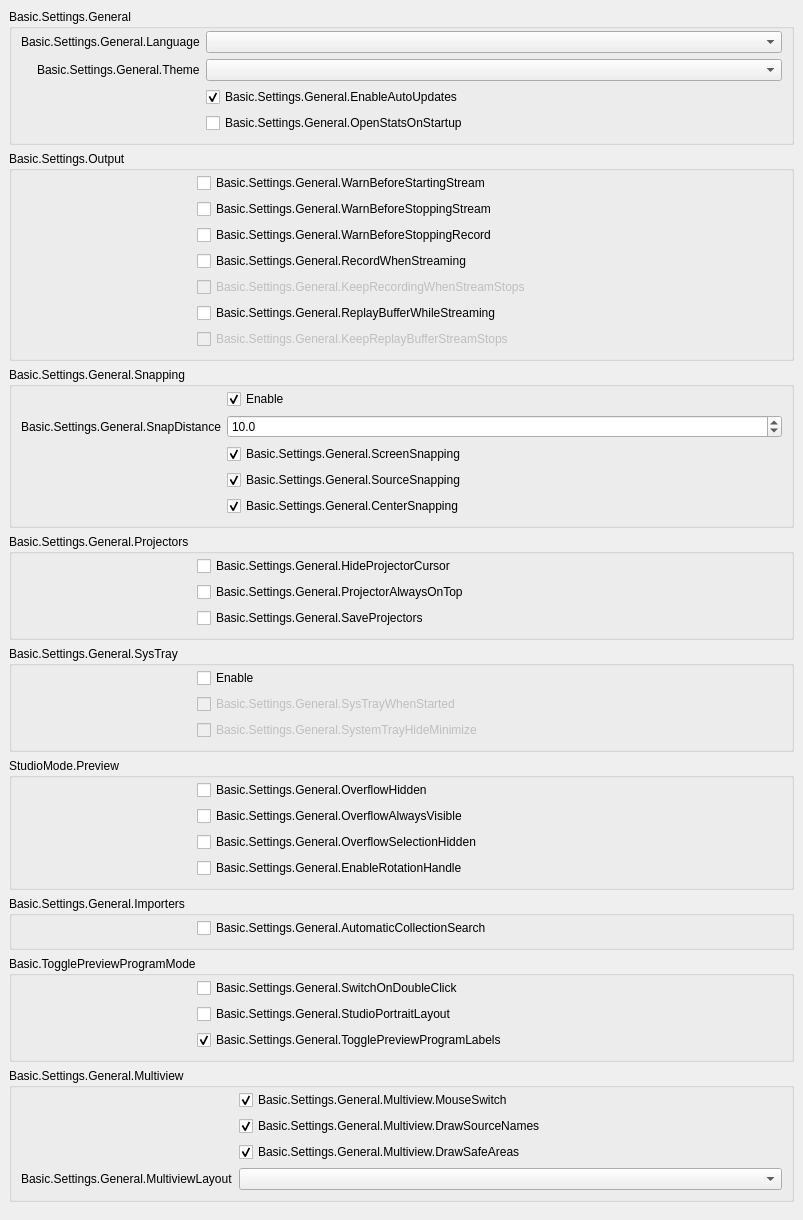
           <widget class="QWidget" name="scrollAreaWidgetContents_2">
            <property name="geometry">
             <rect>
              <x>0</x>
              <y>0</y>
              <width>803</width>
              <height>1026</height>
             </rect>
            </property>
            <layout class="QVBoxLayout" name="verticalLayout_19">
             <property name="leftMargin">
              <number>0</number>
             </property>
             <property name="topMargin">
              <number>0</number>
             </property>
             <property name="rightMargin">
              <number>0</number>
             </property>
             <property name="bottomMargin">
              <number>9</number>
             </property>
             <item alignment="Qt::AlignTop">
              <widget class="QWidget" name="widget_2" native="true">
               <layout class="QVBoxLayout" name="verticalLayout_20">
                <item>
                 <widget class="QGroupBox" name="groupBox_15">
                  <property name="title">
                   <string>Basic.Settings.General</string>
                  </property>
                  <layout class="QFormLayout" name="formLayout_32">
                   <property name="fieldGrowthPolicy">
                    <enum>QFormLayout::AllNonFixedFieldsGrow</enum>
                   </property>
                   <property name="labelAlignment">
                    <set>Qt::AlignRight|Qt::AlignTrailing|Qt::AlignVCenter</set>
                   </property>
                   <property name="topMargin">
                    <number>2</number>
                   </property>
                   <item row="0" column="0">
                    <widget class="QLabel" name="label">
                     <property name="text">
                      <string>Basic.Settings.General.Language</string>
                     </property>
                     <property name="buddy">
                      <cstring>language</cstring>
                     </property>
                    </widget>
                   </item>
                   <item row="0" column="1">
                    <widget class="QComboBox" name="language"/>
                   </item>
                   <item row="1" column="0">
                    <widget class="QLabel" name="label_42">
                     <property name="text">
                      <string>Basic.Settings.General.Theme</string>
                     </property>
                     <property name="buddy">
                      <cstring>theme</cstring>
                     </property>
                    </widget>
                   </item>
                   <item row="1" column="1">
                    <widget class="QComboBox" name="theme"/>
                   </item>
                   <item row="2" column="0">
                    <spacer name="horizontalSpacer_3">
                     <property name="orientation">
                      <enum>Qt::Horizontal</enum>
                     </property>
                     <property name="sizeType">
                      <enum>QSizePolicy::Fixed</enum>
                     </property>
                     <property name="sizeHint" stdset="0">
                      <size>
                       <width>170</width>
                       <height>5</height>
                      </size>
                     </property>
                    </spacer>
                   </item>
                   <item row="2" column="1">
                    <widget class="QCheckBox" name="enableAutoUpdates">
                     <property name="text">
                      <string>Basic.Settings.General.EnableAutoUpdates</string>
                     </property>
                     <property name="checked">
                      <bool>true</bool>
                     </property>
                    </widget>
                   </item>
                   <item row="3" column="1">
                    <widget class="QCheckBox" name="openStatsOnStartup">
                     <property name="text">
                      <string>Basic.Settings.General.OpenStatsOnStartup</string>
                     </property>
                    </widget>
                   </item>
                  </layout>
                 </widget>
                </item>
                <item>
                 <widget class="QGroupBox" name="groupBox_16">
                  <property name="title">
                   <string>Basic.Settings.Output</string>
                  </property>
                  <layout class="QFormLayout" name="formLayout_2">
                   <property name="fieldGrowthPolicy">
                    <enum>QFormLayout::AllNonFixedFieldsGrow</enum>
                   </property>
                   <property name="topMargin">
                    <number>2</number>
                   </property>
                   <item row="0" column="0">
                    <spacer name="horizontalSpacer_5">
                     <property name="orientation">
                      <enum>Qt::Horizontal</enum>
                     </property>
                     <property name="sizeType">
                      <enum>QSizePolicy::Fixed</enum>
                     </property>
                     <property name="sizeHint" stdset="0">
                      <size>
                       <width>170</width>
                       <height>5</height>
                      </size>
                     </property>
                    </spacer>
                   </item>
                   <item row="0" column="1">
                    <widget class="QCheckBox" name="warnBeforeStreamStart">
                     <property name="text">
                      <string>Basic.Settings.General.WarnBeforeStartingStream</string>
                     </property>
                    </widget>
                   </item>
                   <item row="1" column="1">
                    <widget class="QCheckBox" name="warnBeforeStreamStop">
                     <property name="text">
                      <string>Basic.Settings.General.WarnBeforeStoppingStream</string>
                     </property>
                    </widget>
                   </item>
                   <item row="2" column="1">
                    <widget class="QCheckBox" name="warnBeforeRecordStop">
                     <property name="text">
                      <string>Basic.Settings.General.WarnBeforeStoppingRecord</string>
                     </property>
                    </widget>
                   </item>
                   <item row="3" column="1">
                    <widget class="QCheckBox" name="recordWhenStreaming">
                     <property name="text">
                      <string>Basic.Settings.General.RecordWhenStreaming</string>
                     </property>
                    </widget>
                   </item>
                   <item row="4" column="1">
                    <widget class="QCheckBox" name="keepRecordStreamStops">
                     <property name="enabled">
                      <bool>false</bool>
                     </property>
                     <property name="text">
                      <string>Basic.Settings.General.KeepRecordingWhenStreamStops</string>
                     </property>
                    </widget>
                   </item>
                   <item row="5" column="1">
                    <widget class="QCheckBox" name="replayWhileStreaming">
                     <property name="text">
                      <string>Basic.Settings.General.ReplayBufferWhileStreaming</string>
                     </property>
                    </widget>
                   </item>
                   <item row="6" column="1">
                    <widget class="QCheckBox" name="keepReplayStreamStops">
                     <property name="enabled">
                      <bool>false</bool>
                     </property>
                     <property name="text">
                      <string>Basic.Settings.General.KeepReplayBufferStreamStops</string>
                     </property>
                    </widget>
                   </item>
                  </layout>
                 </widget>
                </item>
                <item>
                 <widget class="QGroupBox" name="groupBox_10">
                  <property name="enabled">
                   <bool>true</bool>
                  </property>
                  <property name="sizePolicy">
                   <sizepolicy hsizetype="Preferred" vsizetype="Maximum">
                    <horstretch>0</horstretch>
                    <verstretch>0</verstretch>
                   </sizepolicy>
                  </property>
                  <property name="title">
                   <string>Basic.Settings.General.Snapping</string>
                  </property>
                  <property name="flat">
                   <bool>false</bool>
                  </property>
                  <layout class="QFormLayout" name="formLayout_21">
                   <property name="fieldGrowthPolicy">
                    <enum>QFormLayout::AllNonFixedFieldsGrow</enum>
                   </property>
                   <property name="labelAlignment">
                    <set>Qt::AlignRight|Qt::AlignTrailing|Qt::AlignVCenter</set>
                   </property>
                   <property name="topMargin">
                    <number>2</number>
                   </property>
                   <item row="0" column="1">
                    <widget class="QCheckBox" name="snappingEnabled">
                     <property name="text">
                      <string>Enable</string>
                     </property>
                     <property name="checked">
                      <bool>true</bool>
                     </property>
                    </widget>
                   </item>
                   <item row="2" column="1">
                    <widget class="QCheckBox" name="screenSnapping">
                     <property name="text">
                      <string>Basic.Settings.General.ScreenSnapping</string>
                     </property>
                     <property name="checked">
                      <bool>true</bool>
                     </property>
                    </widget>
                   </item>
                   <item row="4" column="1">
                    <widget class="QCheckBox" name="centerSnapping">
                     <property name="text">
                      <string>Basic.Settings.General.CenterSnapping</string>
                     </property>
                     <property name="checked">
                      <bool>true</bool>
                     </property>
                    </widget>
                   </item>
                   <item row="3" column="1">
                    <widget class="QCheckBox" name="sourceSnapping">
                     <property name="text">
                      <string>Basic.Settings.General.SourceSnapping</string>
                     </property>
                     <property name="checked">
                      <bool>true</bool>
                     </property>
                    </widget>
                   </item>
                   <item row="1" column="1">
                    <widget class="QDoubleSpinBox" name="snapDistance">
                     <property name="decimals">
                      <number>1</number>
                     </property>
                     <property name="singleStep">
                      <double>0.500000000000000</double>
                     </property>
                     <property name="value">
                      <double>10.000000000000000</double>
                     </property>
                    </widget>
                   </item>
                   <item row="1" column="0">
                    <widget class="QLabel" name="label_9">
                     <property name="text">
                      <string>Basic.Settings.General.SnapDistance</string>
                     </property>
                     <property name="buddy">
                      <cstring>snapDistance</cstring>
                     </property>
                    </widget>
                   </item>
                   <item row="3" column="0">
                    <spacer name="horizontalSpacer_4">
                     <property name="orientation">
                      <enum>Qt::Horizontal</enum>
                     </property>
                     <property name="sizeType">
                      <enum>QSizePolicy::Fixed</enum>
                     </property>
                     <property name="sizeHint" stdset="0">
                      <size>
                       <width>170</width>
                       <height>5</height>
                      </size>
                     </property>
                    </spacer>
                   </item>
                  </layout>
                 </widget>
                </item>
                <item>
                 <widget class="QGroupBox" name="groupBox_14">
                  <property name="title">
                   <string>Basic.Settings.General.Projectors</string>
                  </property>
                  <layout class="QFormLayout" name="formLayout_28">
                   <property name="fieldGrowthPolicy">
                    <enum>QFormLayout::AllNonFixedFieldsGrow</enum>
                   </property>
                   <property name="topMargin">
                    <number>2</number>
                   </property>
                   <item row="0" column="1">
                    <widget class="QCheckBox" name="hideProjectorCursor">
                     <property name="text">
                      <string>Basic.Settings.General.HideProjectorCursor</string>
                     </property>
                    </widget>
                   </item>
                   <item row="1" column="1">
                    <widget class="QCheckBox" name="projectorAlwaysOnTop">
                     <property name="text">
                      <string>Basic.Settings.General.ProjectorAlwaysOnTop</string>
                     </property>
                    </widget>
                   </item>
                   <item row="2" column="1">
                    <widget class="QCheckBox" name="saveProjectors">
                     <property name="text">
                      <string>Basic.Settings.General.SaveProjectors</string>
                     </property>
                    </widget>
                   </item>
                   <item row="1" column="0">
                    <spacer name="horizontalSpacer">
                     <property name="orientation">
                      <enum>Qt::Horizontal</enum>
                     </property>
                     <property name="sizeType">
                      <enum>QSizePolicy::Fixed</enum>
                     </property>
                     <property name="sizeHint" stdset="0">
                      <size>
                       <width>170</width>
                       <height>5</height>
                      </size>
                     </property>
                    </spacer>
                   </item>
                  </layout>
                 </widget>
                </item>
                <item>
                 <widget class="QGroupBox" name="groupBox_13">
                  <property name="title">
                   <string>Basic.Settings.General.SysTray</string>
                  </property>
                  <layout class="QFormLayout" name="formLayout_29">
                   <property name="fieldGrowthPolicy">
                    <enum>QFormLayout::AllNonFixedFieldsGrow</enum>
                   </property>
                   <property name="topMargin">
                    <number>2</number>
                   </property>
                   <item row="0" column="1">
                    <widget class="QCheckBox" name="systemTrayEnabled">
                     <property name="text">
                      <string>Enable</string>
                     </property>
                    </widget>
                   </item>
                   <item row="1" column="1">
                    <widget class="QCheckBox" name="systemTrayWhenStarted">
                     <property name="enabled">
                      <bool>false</bool>
                     </property>
                     <property name="text">
                      <string>Basic.Settings.General.SysTrayWhenStarted</string>
                     </property>
                    </widget>
                   </item>
                   <item row="2" column="1">
                    <widget class="QCheckBox" name="systemTrayAlways">
                     <property name="enabled">
                      <bool>false</bool>
                     </property>
                     <property name="text">
                      <string>Basic.Settings.General.SystemTrayHideMinimize</string>
                     </property>
                    </widget>
                   </item>
                   <item row="1" column="0">
                    <spacer name="horizontalSpacer_2">
                     <property name="orientation">
                      <enum>Qt::Horizontal</enum>
                     </property>
                     <property name="sizeType">
                      <enum>QSizePolicy::Fixed</enum>
                     </property>
                     <property name="sizeHint" stdset="0">
                      <size>
                       <width>170</width>
                       <height>5</height>
                      </size>
                     </property>
                    </spacer>
                   </item>
                  </layout>
                 </widget>
                </item>
                <item>
                 <widget class="QGroupBox" name="groupBox_18">
                  <property name="title">
                   <string>StudioMode.Preview</string>
                  </property>
                  <layout class="QFormLayout" name="formLayout_35">
                   <property name="fieldGrowthPolicy">
                    <enum>QFormLayout::AllNonFixedFieldsGrow</enum>
                   </property>
                   <property name="labelAlignment">
                    <set>Qt::AlignRight|Qt::AlignTrailing|Qt::AlignVCenter</set>
                   </property>
                   <property name="topMargin">
                    <number>2</number>
                   </property>
                   <item row="1" column="1">
                    <widget class="QCheckBox" name="overflowAlwaysVisible">
                     <property name="text">
                      <string>Basic.Settings.General.OverflowAlwaysVisible</string>
                     </property>
                    </widget>
                   </item>
                   <item row="0" column="0">
                    <spacer name="horizontalSpacer_25">
                     <property name="orientation">
                      <enum>Qt::Horizontal</enum>
                     </property>
                     <property name="sizeHint" stdset="0">
                      <size>
                       <width>170</width>
                       <height>5</height>
                      </size>
                     </property>
                    </spacer>
                   </item>
                   <item row="2" column="1">
                    <widget class="QCheckBox" name="overflowSelectionHide">
                     <property name="text">
                      <string>Basic.Settings.General.OverflowSelectionHidden</string>
                     </property>
                    </widget>
                   </item>
                   <item row="3" column="1">
                    <widget class="QCheckBox" name="enableRotationHandle">
                     <property name="text">
                      <string>Basic.Settings.General.EnableRotationHandle</string>
                     </property>
                    </widget>
                   </item>
                   <item row="0" column="1">
                    <widget class="QCheckBox" name="overflowHide">
                     <property name="text">
                      <string>Basic.Settings.General.OverflowHidden</string>
                     </property>
                    </widget>
                   </item>
                  </layout>
                 </widget>
                </item>
                <item>
                 <widget class="QGroupBox" name="groupBox_19">
                  <property name="title">
                   <string>Basic.Settings.General.Importers</string>
                  </property>
                  <layout class="QFormLayout" name="formLayout_36">
                   <property name="fieldGrowthPolicy">
                    <enum>QFormLayout::AllNonFixedFieldsGrow</enum>
                   </property>
                   <property name="labelAlignment">
                    <set>Qt::AlignRight|Qt::AlignTrailing|Qt::AlignVCenter</set>
                   </property>
                   <property name="topMargin">
                    <number>2</number>
                   </property>
                   <item row="0" column="0">
                    <spacer name="horizontalSpacer_26">
                     <property name="orientation">
                      <enum>Qt::Horizontal</enum>
                     </property>
                     <property name="sizeHint" stdset="0">
                      <size>
                       <width>170</width>
                       <height>5</height>
                      </size>
                     </property>
                    </spacer>
                   </item>
                   <item row="0" column="1">
                    <widget class="QCheckBox" name="automaticSearch">
                     <property name="text">
                      <string>Basic.Settings.General.AutomaticCollectionSearch</string>
                     </property>
                    </widget>
                   </item>
                  </layout>
                 </widget>
                </item>
                <item>
                 <widget class="QGroupBox" name="groupBox_11">
                  <property name="title">
                   <string>Basic.TogglePreviewProgramMode</string>
                  </property>
                  <layout class="QFormLayout" name="formLayout_31">
                   <property name="fieldGrowthPolicy">
                    <enum>QFormLayout::AllNonFixedFieldsGrow</enum>
                   </property>
                   <property name="labelAlignment">
                    <set>Qt::AlignRight|Qt::AlignTrailing|Qt::AlignVCenter</set>
                   </property>
                   <property name="topMargin">
                    <number>2</number>
                   </property>
                   <item row="0" column="1">
                    <widget class="QCheckBox" name="doubleClickSwitch">
                     <property name="text">
                      <string>Basic.Settings.General.SwitchOnDoubleClick</string>
                     </property>
                    </widget>
                   </item>
                   <item row="0" column="0">
                    <spacer name="horizontalSpacer_6">
                     <property name="orientation">
                      <enum>Qt::Horizontal</enum>
                     </property>
                     <property name="sizeHint" stdset="0">
                      <size>
                       <width>170</width>
                       <height>5</height>
                      </size>
                     </property>
                    </spacer>
                   </item>
                   <item row="1" column="1">
                    <widget class="QCheckBox" name="studioPortraitLayout">
                     <property name="text">
                      <string>Basic.Settings.General.StudioPortraitLayout</string>
                     </property>
                    </widget>
                   </item>
                   <item row="2" column="1">
                    <widget class="QCheckBox" name="prevProgLabelToggle">
                     <property name="text">
                      <string>Basic.Settings.General.TogglePreviewProgramLabels</string>
                     </property>
                     <property name="checked">
                      <bool>true</bool>
                     </property>
                    </widget>
                   </item>
                  </layout>
                 </widget>
                </item>
                <item>
                 <widget class="QGroupBox" name="groupBoxMultiview">
                  <property name="title">
                   <string>Basic.Settings.General.Multiview</string>
                  </property>
                  <layout class="QFormLayout" name="formLayoutMultiview">
                   <property name="fieldGrowthPolicy">
                    <enum>QFormLayout::AllNonFixedFieldsGrow</enum>
                   </property>
                   <property name="labelAlignment">
                    <set>Qt::AlignRight|Qt::AlignTrailing|Qt::AlignVCenter</set>
                   </property>
                   <property name="topMargin">
                    <number>2</number>
                   </property>
                   <item row="0" column="0">
                    <spacer name="horizontalSpacerMultiview">
                     <property name="orientation">
                      <enum>Qt::Horizontal</enum>
                     </property>
                     <property name="sizeType">
                      <enum>QSizePolicy::Fixed</enum>
                     </property>
                     <property name="sizeHint" stdset="0">
                      <size>
                       <width>170</width>
                       <height>5</height>
                      </size>
                     </property>
                    </spacer>
                   </item>
                   <item row="0" column="1">
                    <widget class="QCheckBox" name="multiviewMouseSwitch">
                     <property name="text">
                      <string>Basic.Settings.General.Multiview.MouseSwitch</string>
                     </property>
                     <property name="checked">
                      <bool>true</bool>
                     </property>
                    </widget>
                   </item>
                   <item row="1" column="1">
                    <widget class="QCheckBox" name="multiviewDrawNames">
                     <property name="text">
                      <string>Basic.Settings.General.Multiview.DrawSourceNames</string>
                     </property>
                     <property name="checked">
                      <bool>true</bool>
                     </property>
                    </widget>
                   </item>
                   <item row="2" column="1">
                    <widget class="QCheckBox" name="multiviewDrawAreas">
                     <property name="text">
                      <string>Basic.Settings.General.Multiview.DrawSafeAreas</string>
                     </property>
                     <property name="checked">
                      <bool>true</bool>
                     </property>
                    </widget>
                   </item>
                   <item row="3" column="1">
                    <widget class="QComboBox" name="multiviewLayout"/>
                   </item>
                   <item row="3" column="0">
                    <widget class="QLabel" name="label_64">
                     <property name="text">
                      <string>Basic.Settings.General.MultiviewLayout</string>
                     </property>
                     <property name="buddy">
                      <cstring>multiviewLayout</cstring>
                     </property>
                    </widget>
                   </item>
                  </layout>
                 </widget>
                </item>
               </layout>
              </widget>
             </item>
            </layout>
           </widget>
